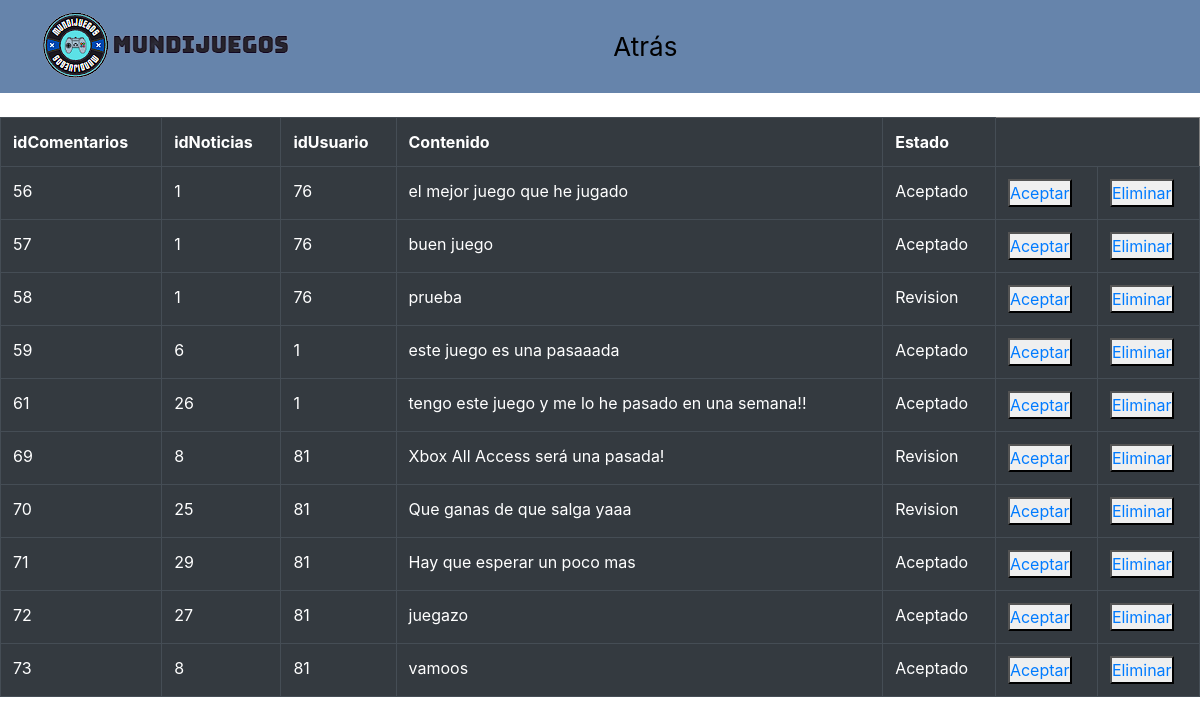
The page /Codigo/php/comprobar_comentario.php on the database as committed earlier.
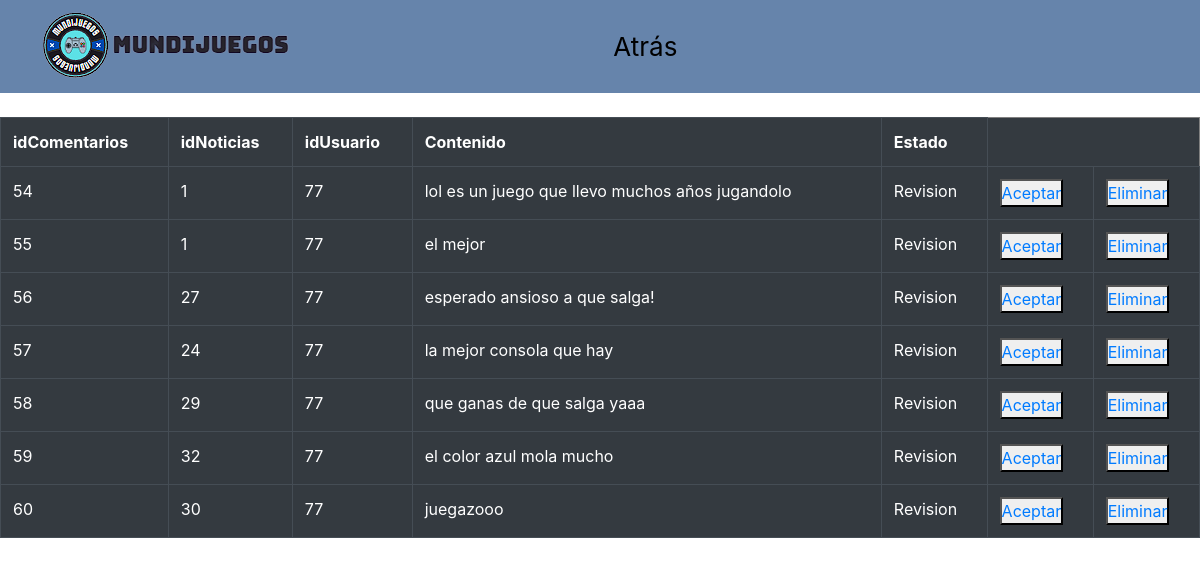
The same page on the database as committed later.
### tables this page shows
CREATE TABLE `comentarios` (
  `idcomentarios` int NOT NULL AUTO_INCREMENT,
  `idNoticias` int DEFAULT NULL,
  `idUsuario` int DEFAULT NULL,
  `contenido` longtext,
  `estado` varchar(45) DEFAULT NULL,
  `fecha` datetime DEFAULT CURRENT_TIMESTAMP,
  PRIMARY KEY (`idcomentarios`),
  KEY `foranea noticia_idx` (`idNoticias`),
  KEY `foranea usuario_idx` (`idUsuario`),
  CONSTRAINT `foranea noticia` FOREIGN KEY (`idNoticias`) REFERENCES `noticias` (`idNoticias`) ON DELETE CASCADE ON UPDATE CASCADE,
  CONSTRAINT `foranea usuario` FOREIGN KEY (`idUsuario`) REFERENCES `usuario` (`idUsuario`) ON DELETE CASCADE ON UPDATE CASCADE
);

### Codigo/php/BD/DAOcomentarios.php (called while the page is built, shortened)
<?php
function mostrarComentariosAprobados($conexion){
            $consulta = "SELECT * FROM comentarios";
            $resultado = mysqli_query($conexion, $consulta);
            return $resultado;
        }
?>

### Codigo/php/comprobar_comentario.php (the view, shortened to what this page needs)
<!DOCTYPE html>
<html lang="en">
<head>
    <link rel="stylesheet" type="text/css" href="../styles/style2.css">
    <link rel="stylesheet" href="https://cdn.jsdelivr.net/npm/bootstrap@4.5.3/dist/css/bootstrap.min.css">
</head>
    <body>
    <div class="container1">
        <nav class="nav-main1">
	        <a href="index.php"><img src="../img/logoo/logoo.png"></a>
	        <a href="../php/index.php" class="actionpanel">Atrás</a>
        </nav>
        </div>
        <br>
        <div class="table-responsive">
        <table border="1" class="table table-dark">
            <tr>
                <th>idComentarios</th>
                <th>idNoticias</th>
                <th>idUsuario</th>
                <th>Contenido</th>
                <th>Estado</th>
            </tr>
        <?php
        require "BD/DAOcomentarios.php";
        $conexion = conectar(false);
        $consulta = mostrarComentariosAprobados($conexion);
        while($mostrar=mysqli_fetch_array($consulta)){
        ?>
            <tr>
                <td><?php echo $mostrar['idcomentarios']  ?></td>
                <td><?php echo $mostrar['idNoticias']  ?></td>
                <td><?php echo $mostrar['idUsuario']  ?></td>
                <td><?php echo $mostrar['contenido']  ?></td>
                <td><?php echo $mostrar['estado']  ?></td>
                <td> <button ><a href="aceptarcomentario.php?idcomentarios= <?php  echo $mostrar['idcomentarios'];?>" value="aceptar" name="aceptar">Aceptar</button></td>
                <td> <button ><a href="eliminarcomentario.php?idcomentarios= <?php  echo $mostrar['idcomentarios'];?>" value="eliminar" name="eliminar">Eliminar</button></td>
            </tr>
                <?php
            }
                ?>
        </table>
        </div>
    </body>
</html>

### Codigo/styles/style2.css (style rules this page uses)
* { box-sizing: border-box; margin: 0; padding: 0; }
.nav-main1 { width: 100% !important; margin: 0 auto; background-color: #6684ab; display: grid; grid-template-columns: repeat(1fr, minmax(300px, 1fr)); grid-template-areas: " elemento1 elemento2 elemento3 elemento4"; justify-content: space-between; align-items: center; justify-items: center; grid-auto-flow: column; }
.nav-main1 a { display: inline-block; padding: 10px 30px; font-size: 26px; margin: 0 10px; transition: .5s ease all; color: #000000; text-decoration: none; }

Rows that differ between the two databases and show on the page:
removed comentarios: idcomentarios "61", idNoticias "26", idUsuario "1", contenido "tengo este juego y me lo he pasado en una semana!!", estado "Aceptado"
removed comentarios: idcomentarios "69", idNoticias "8", idUsuario "81", contenido "Xbox All Access será una pasada!", estado "Revision"
removed comentarios: idcomentarios "70", idNoticias "25", idUsuario "81", contenido "Que ganas de que salga yaaa", estado "Revision"
removed comentarios: idcomentarios "71", idNoticias "29", idUsuario "81", contenido "Hay que esperar un poco mas", estado "Aceptado"
removed comentarios: idcomentarios "72", idNoticias "27", idUsuario "81", contenido "juegazo", estado "Aceptado"
removed comentarios: idcomentarios "73", idNoticias "8", idUsuario "81", contenido "vamoos", estado "Aceptado"
added comentarios: idcomentarios "54", idNoticias "1", idUsuario "77", contenido "lol es un juego que llevo muchos años jugandolo", estado "Revision"
added comentarios: idcomentarios "55", idNoticias "1", idUsuario "77", contenido "el mejor", estado "Revision"
changed comentarios id 56: idNoticias "1" → "27"; idUsuario "76" → "77"; contenido "el mejor juego que he jugado" → "esperado ansioso a que salga!"; estado "Aceptado" → "Revision"
changed comentarios id 57: idNoticias "1" → "24"; idUsuario "76" → "77"; contenido "buen juego" → "la mejor consola que hay"; estado "Aceptado" → "Revision"
changed comentarios id 58: idNoticias "1" → "29"; idUsuario "76" → "77"; contenido "prueba" → "que ganas de que salga yaaa"
changed comentarios id 59: idNoticias "6" → "32"; idUsuario "1" → "77"; contenido "este juego es una pasaaada" → "el color azul mola mucho"; estado "Aceptado" → "Revision"
added comentarios: idcomentarios "60", idNoticias "30", idUsuario "77", contenido "juegazooo", estado "Revision"
